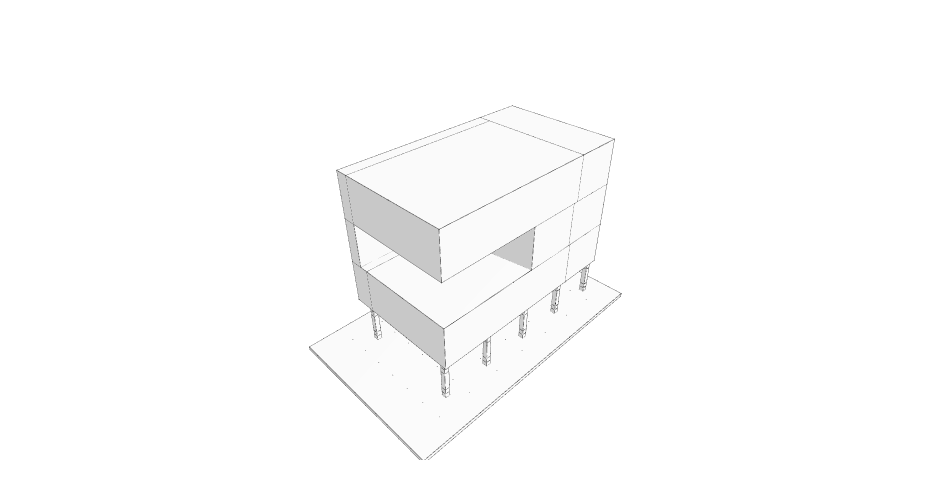

The code cell stored with this chart in its notebook:
### Markdown cell above
**Check:** `Topology.Show(ground_objs, office_objs, core_objs, column_objs)`

### Code cell
Topology.Show(ground_objs, office_objs, core_objs, column_objs, renderer="vscode")
